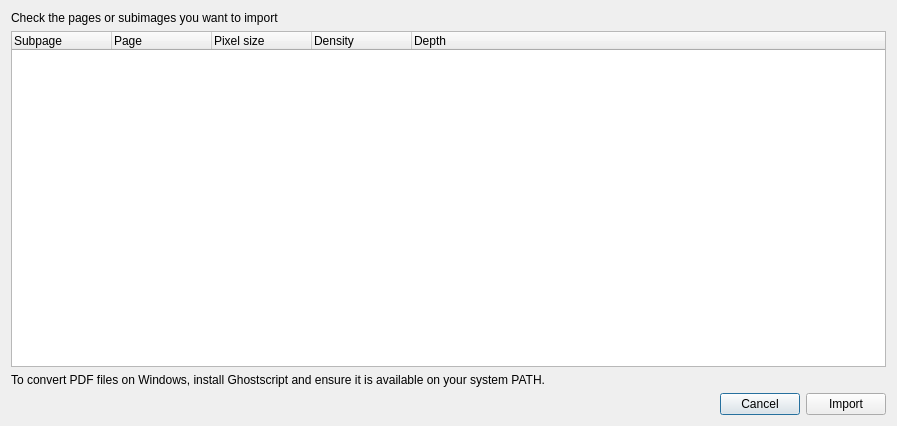
<?xml version="1.0" encoding="UTF-8"?>
<ui version="4.0">
 <class>DialogMultipageEditor</class>
 <widget class="QDialog" name="DialogMultipageEditor">
  <property name="geometry">
   <rect>
    <x>0</x>
    <y>0</y>
    <width>897</width>
    <height>426</height>
   </rect>
  </property>
  <property name="windowTitle">
   <string>Import multipage document</string>
  </property>
  <layout class="QVBoxLayout" name="verticalLayout">
   <item>
    <widget class="QLabel" name="label">
     <property name="text">
      <string>Check the pages or subimages you want to import</string>
     </property>
    </widget>
   </item>
   <item>
    <widget class="QTreeWidget" name="treeWidget">
     <property name="selectionMode">
      <enum>QAbstractItemView::ExtendedSelection</enum>
     </property>
     <property name="rootIsDecorated">
      <bool>false</bool>
     </property>
     <attribute name="headerVisible">
      <bool>true</bool>
     </attribute>
     <column>
      <property name="text">
       <string notr="true">Subpage</string>
      </property>
     </column>
     <column>
      <property name="text">
       <string>Page</string>
      </property>
     </column>
     <column>
      <property name="text">
       <string>Pixel size</string>
      </property>
     </column>
     <column>
      <property name="text">
       <string>Density</string>
      </property>
     </column>
     <column>
      <property name="text">
       <string>Depth</string>
      </property>
     </column>
    </widget>
   </item>
   <item>
    <widget class="QLabel" name="labelHelpPDF">
     <property name="text">
      <string>To convert PDF files on Windows, install Ghostscript and ensure it is available on your system PATH.</string>
     </property>
     <property name="openExternalLinks">
      <bool>true</bool>
     </property>
     <property name="textInteractionFlags">
      <set>Qt::TextBrowserInteraction</set>
     </property>
    </widget>
   </item>
   <item>
    <layout class="QHBoxLayout" name="horizontalLayout">
     <item>
      <spacer name="horizontalSpacer">
       <property name="orientation">
        <enum>Qt::Horizontal</enum>
       </property>
       <property name="sizeHint" stdset="0">
        <size>
         <width>40</width>
         <height>20</height>
        </size>
       </property>
      </spacer>
     </item>
     <item>
      <widget class="QPushButton" name="pushCancel">
       <property name="text">
        <string>Cancel</string>
       </property>
       <property name="icon">
        <iconset resource="../resources.qrc">
         <normaloff>:/Images/res/cancel.png</normaloff>:/Images/res/cancel.png</iconset>
       </property>
      </widget>
     </item>
     <item>
      <widget class="QPushButton" name="pushOk">
       <property name="text">
        <string>Import</string>
       </property>
       <property name="icon">
        <iconset resource="../resources.qrc">
         <normaloff>:/Images/res/apply.png</normaloff>:/Images/res/apply.png</iconset>
       </property>
      </widget>
     </item>
    </layout>
   </item>
  </layout>
  <action name="actionCheck">
   <property name="icon">
    <iconset resource="../resources.qrc">
     <normaloff>:/Images/res/apply.png</normaloff>:/Images/res/apply.png</iconset>
   </property>
   <property name="text">
    <string>Check</string>
   </property>
  </action>
  <action name="actionCheckAll">
   <property name="icon">
    <iconset resource="../resources.qrc">
     <normaloff>:/Images/res/apply.png</normaloff>:/Images/res/apply.png</iconset>
   </property>
   <property name="text">
    <string>Check all</string>
   </property>
  </action>
  <action name="actionUncheck">
   <property name="icon">
    <iconset resource="../resources.qrc">
     <normaloff>:/Images/res/adept_purge.png</normaloff>:/Images/res/adept_purge.png</iconset>
   </property>
   <property name="text">
    <string>Uncheck</string>
   </property>
  </action>
  <action name="actionUncheckAll">
   <property name="icon">
    <iconset resource="../resources.qrc">
     <normaloff>:/Images/res/adept_purge.png</normaloff>:/Images/res/adept_purge.png</iconset>
   </property>
   <property name="text">
    <string>Uncheck all</string>
   </property>
  </action>
  <action name="actionHelp">
   <property name="icon">
    <iconset resource="../resources.qrc">
     <normaloff>:/Images/res/help.png</normaloff>:/Images/res/help.png</iconset>
   </property>
   <property name="text">
    <string>Help</string>
   </property>
   <property name="toolTip">
    <string>Open online help</string>
   </property>
   <property name="shortcut">
    <string>F1</string>
   </property>
   <property name="menuRole">
    <enum>QAction::NoRole</enum>
   </property>
  </action>
 </widget>
 <resources>
  <include location="../resources.qrc"/>
 </resources>
 <connections/>
</ui>
